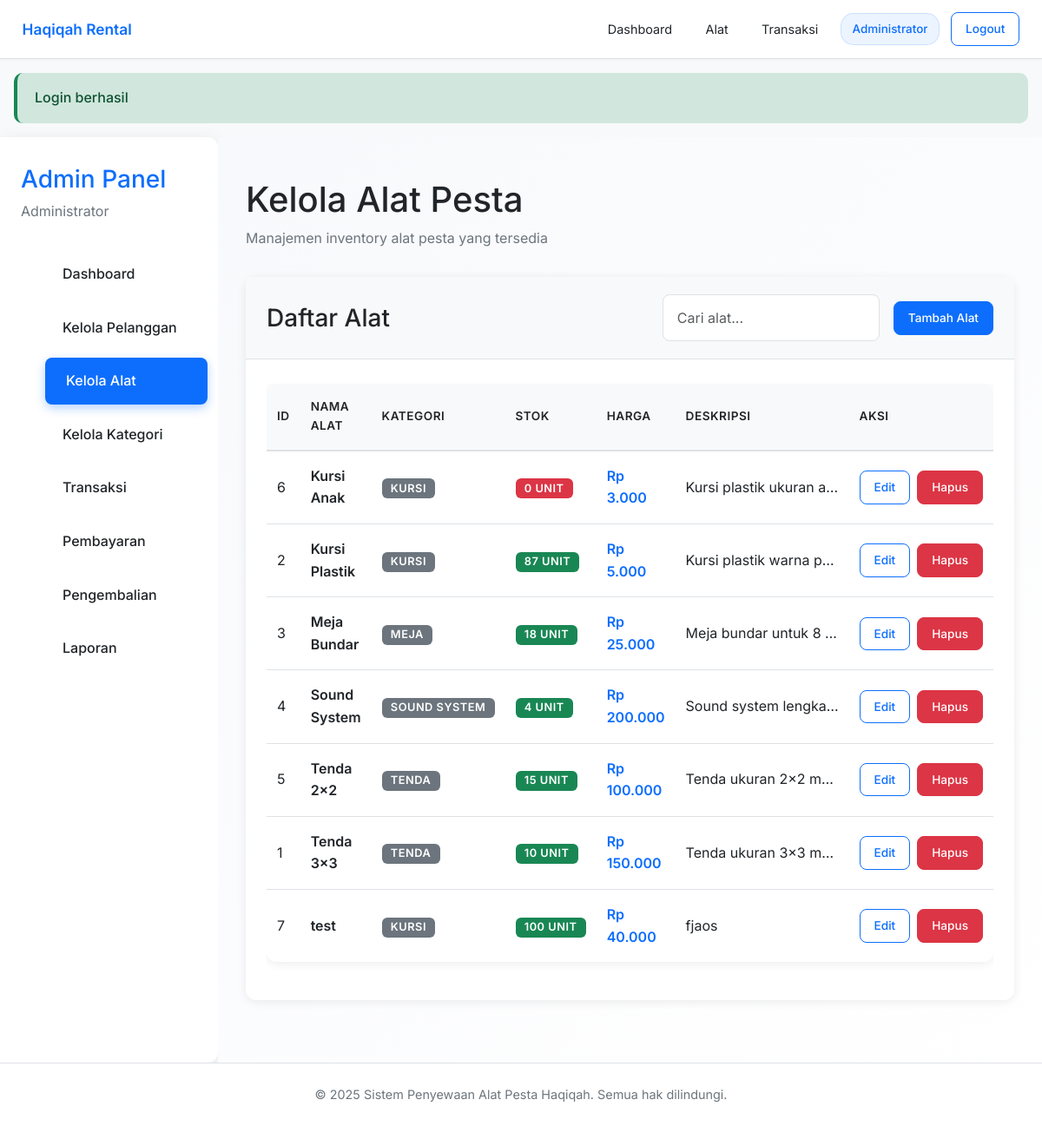
The app's page /admin/alat (signed in) with its own data.
### tables this page shows
CREATE TABLE `alat` (
  `id_alat` int NOT NULL,
  `nama_alat` varchar(100) NOT NULL,
  `kategori` varchar(50) NOT NULL,
  `stok` int NOT NULL DEFAULT '0',
  `harga` decimal(10,2) NOT NULL,
  `deskripsi` text,
  `gambar` varchar(255) DEFAULT NULL,
  `created_at` timestamp NULL DEFAULT CURRENT_TIMESTAMP,
  `updated_at` timestamp NULL DEFAULT CURRENT_TIMESTAMP ON UPDATE CURRENT_TIMESTAMP,
  `id_kategori` int DEFAULT '1'
);

CREATE TABLE `kategori_layanan` (
  `id_kategori` int NOT NULL,
  `nama_kategori` varchar(50) NOT NULL,
  `deskripsi` text,
  `created_at` timestamp NULL DEFAULT CURRENT_TIMESTAMP
);

### templates/pages/admin/alat.php (the view, shortened to what the rows shown need)
<?php
include __DIR__ . '/../../layouts/header.php';
?>
<div class="dashboard">
    <main class="main-content">
        <div style="margin-bottom: 2rem;">
            <h1 style="margin-bottom: 0.5rem;">Kelola Alat Pesta</h1>
        </div>
        <div class="card">
            <div class="card-body">
                <?php if (empty($alatList)): ?>
                    <p style="text-align: center; color: var(--secondary-color); margin: 2rem 0;">
                        Belum ada alat tersedia
                    </p>
                <?php else: ?>
                    <div style="overflow-x: auto;">
                        <table class="table" id="alatTable">
                            <thead>
                                <tr>
                                    <th>ID</th>
                                    <th>Nama Alat</th>
                                    <th>Kategori</th>
                                    <th>Stok</th>
                                    <th>Harga</th>
                                    <th>Deskripsi</th>
                                    <th>Aksi</th>
                                </tr>
                            </thead>
                            <tbody>
                                <?php foreach ($alatList as $alat): ?>
                                    <tr>
                                        <td><?= $alat['id_alat'] ?></td>
                                        <td style="font-weight: 600;"><?= htmlspecialchars($alat['nama_alat']) ?></td>
                                        <td>
                                            <span class="badge badge-secondary" style="background-color: #6c757d !important; color: white !important;">
                                                <?= htmlspecialchars($alat['nama_kategori'] ?? 'No Category') ?>
                                            </span>
                                        </td>
                                        <td>
                                            <span class="badge <?= $alat['stok'] > 0 ? 'badge-success' : 'badge-danger' ?>">
                                                <?= $alat['stok'] ?> unit
                                            </span>
                                        </td>
                                        <td style="font-weight: 600; color: var(--primary-color);">
                                            Rp <?= number_format($alat['harga'], 0, ',', '.') ?>
                                        </td>
                                        <td style="max-width: 200px; white-space: nowrap; overflow: hidden; text-overflow: ellipsis;">
                                            <?= htmlspecialchars($alat['deskripsi']) ?>
                                        </td>
                                        <td>
                                            <div style="display: flex; gap: 0.5rem;">
                                                <button class="btn btn-sm btn-outline-primary"
                                                        onclick="editAlat(<?= htmlspecialchars(json_encode($alat)) ?>)">
                                                    Edit
                                                </button>
                                                <form method="POST" action="/hakikah/admin/alat/delete" style="display: inline;">
                                                    <button type="submit" class="btn btn-sm btn-danger"
                                                            data-confirm="Yakin ingin menghapus alat ini?">
                                                        Hapus
                                                    </button>
                                                </form>
                                            </div>
                                        </td>
                                    </tr>
                                <?php endforeach; ?>
                            </tbody>
                        </table>
                    </div>
                <?php endif; ?>
            </div>
        </div>
    </main>
</div>
<?php include __DIR__ . '/../../layouts/footer.php'; ?>

### records on screen
alat: id_alat "6", nama_alat "Kursi Anak", id_kategori.nama_kategori "KURSI", stok "0", harga "3.000", deskripsi "Kursi plastik ukuran a…"
alat: id_alat "2", nama_alat "Kursi Plastik", id_kategori.nama_kategori "KURSI", stok "87", harga "5.000", deskripsi "Kursi plastik warna p…"
alat: id_alat "3", nama_alat "Meja Bundar", id_kategori.nama_kategori "MEJA", stok "18", harga "25.000", deskripsi "Meja bundar untuk 8…"
alat: id_alat "4", nama_alat "Sound System", id_kategori.nama_kategori "SOUND SYSTEM", stok "4", harga "200.000", deskripsi "Sound system lengka…"
alat: id_alat "5", nama_alat "Tenda 2x2", id_kategori.nama_kategori "TENDA", stok "15", harga "100.000", deskripsi "Tenda ukuran 2x2 m…"
alat: id_alat "1", nama_alat "Tenda 3x3", id_kategori.nama_kategori "TENDA", stok "10", harga "150.000", deskripsi "Tenda ukuran 3x3 m…"
alat: id_alat "7", nama_alat "test", id_kategori.nama_kategori "KURSI", stok "100", harga "40.000", deskripsi "fjaos"

### other values on screen
$_SESSION['nama'] "Administrator"
$_SESSION['success'] "Login berhasil"
